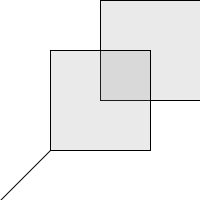
Frame 1 (no input)
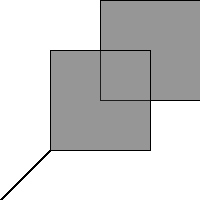
Frame 60 (the mouse pressed at the canvas centre just before this capture)
Frame 120 (the mouse held since frame 60 and released just before this capture): identical to frame 60, image omitted

The Processing sketch that drew these frames (run headless with seeded random() and noise(); from frame 60 on, the mouse is pressed at the canvas centre):

// Processing sketch: Test14_1
// ── Test14_1.pde
void setup(){
  size(200, 200);
  background(255);
}

void draw(){
  stroke(0);
  fill(150,50);
  translate(100,0);
  rect(0, 0, 100, 100);
  translate(-50,50);
  rect(0, 0, 100, 100);
  translate(0,100);
  line(0, 0, -50, 50);
}
